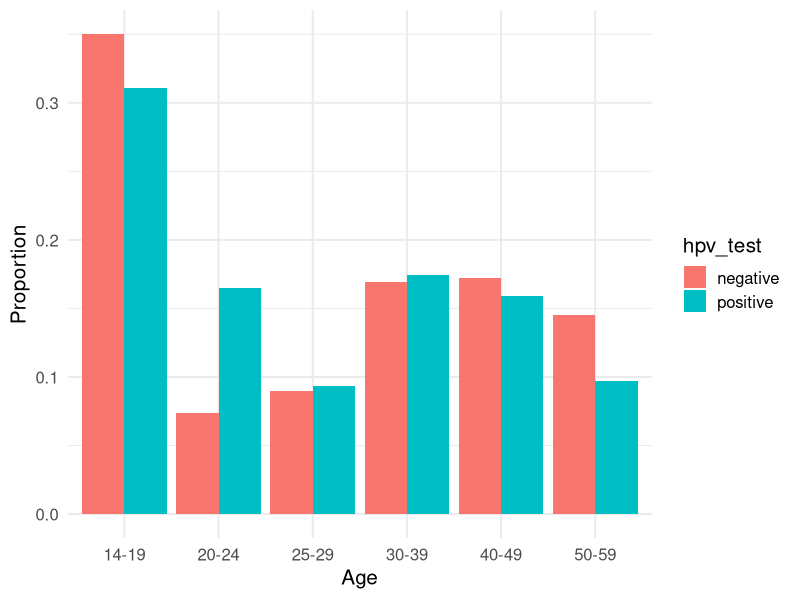

The R script that drew this image:
## ---- chunk 1
age_group <- rep(c("14-19", "20-24", "25-29", "30-39", "40-49", "50-59"), 2)
hpv_test <- c(rep("positive", 6), rep("negative", 6))
number_of_women <- c(160, 85, 48, 90, 82, 50, 
                     492, 104, 126, 238, 242, 204)

hpv_data <- data.frame(age_group, hpv_test, number_of_women)

library(tidyverse)
hpv_data <- hpv_data %>% group_by(hpv_test) %>% 
  mutate(sum_women = sum(number_of_women),
         prop_women_age = number_of_women/sum_women)

ggplot(hpv_data, aes(x = age_group, y = prop_women_age)) + 
  geom_bar(aes(fill = hpv_test), stat = "identity", position = "dodge") +
  theme_minimal(base_size = 15) +
  labs(y = "Proportion", x = "Age", 
       main = "Conditional distribution of age by HPV status")
## ---- chunk 2
# your code here
